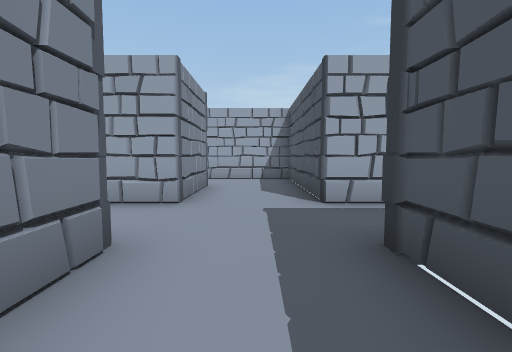
View 1 (above)

23 first-person views from a walk through a Unity game level. The camera is 1.5 m above the floor, tilts 4° down and sees 85° across. The floor is counted in squares, 2 m on a side. Each view is taken from the middle of a square. On the plan, view 1 faces up. The plan holds only what a view shows up to about 10 squares ahead; the rest is blank. Some animated figures are left out. Door leaves are left out, so doorways stand open.

View 2
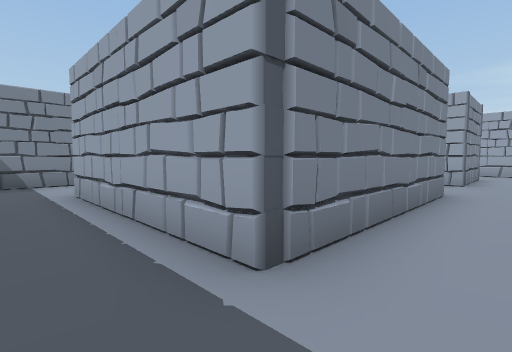

View 3
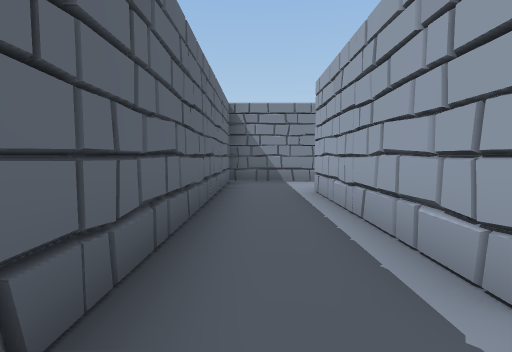

View 4
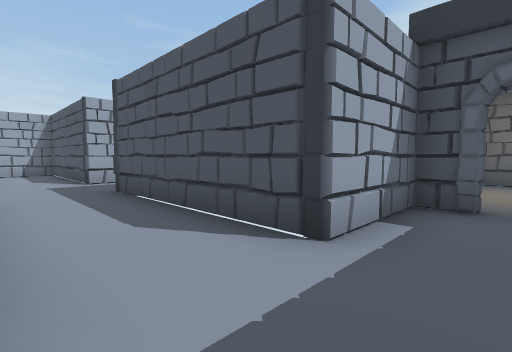

View 5
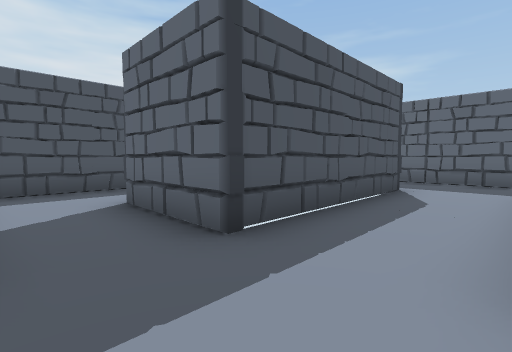

View 6
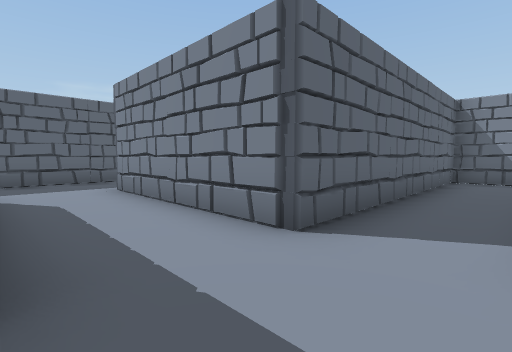

View 7
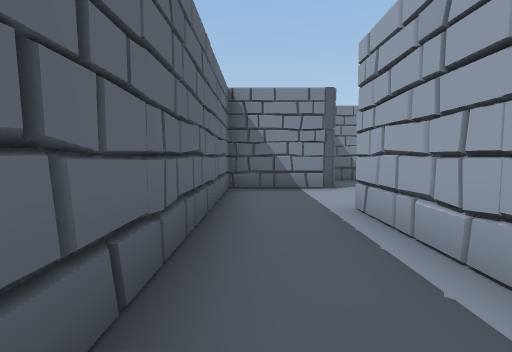

View 8
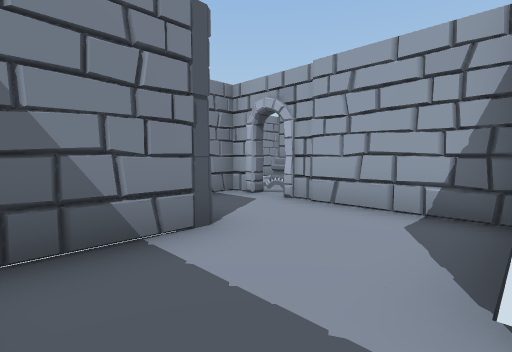

View 9
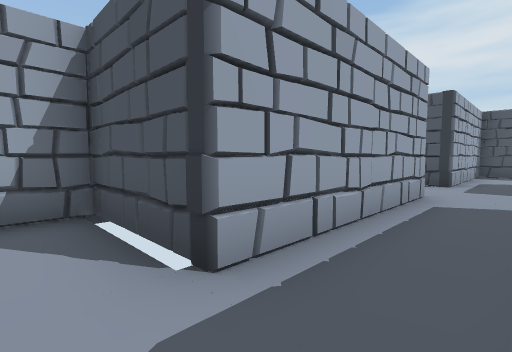

View 10
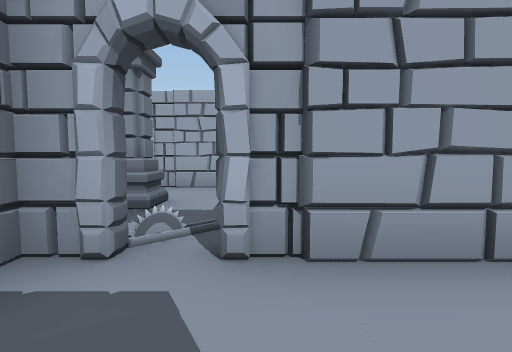

View 11
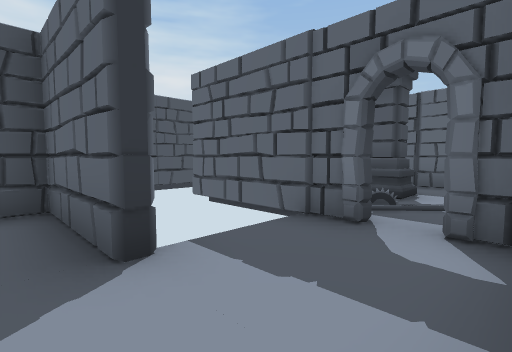

View 12
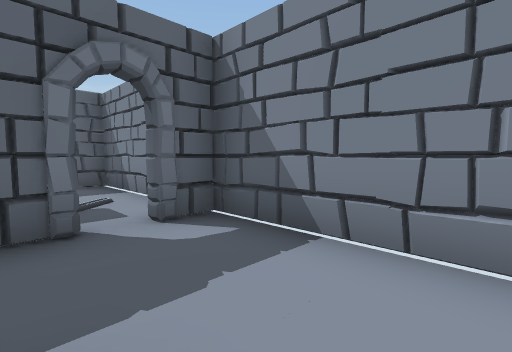

View 13
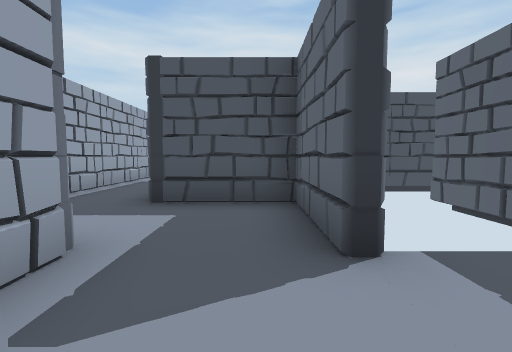

View 14
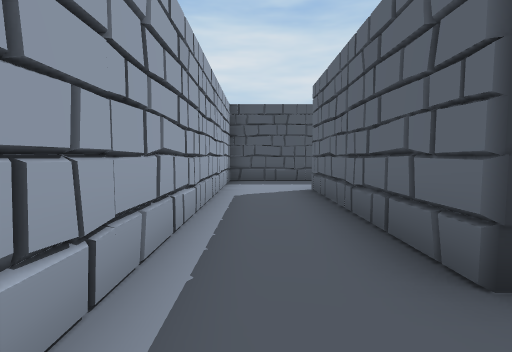

View 15
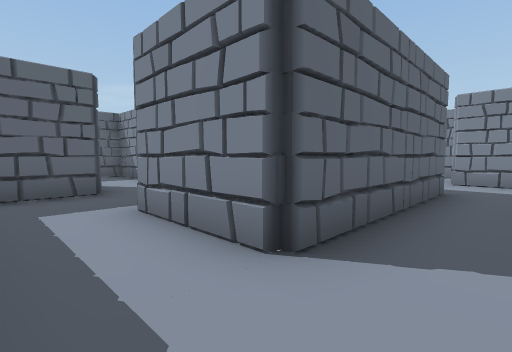

View 16
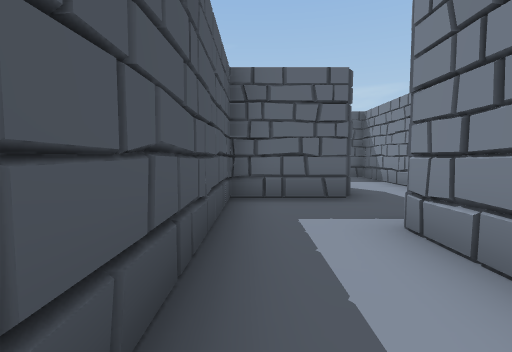

View 17
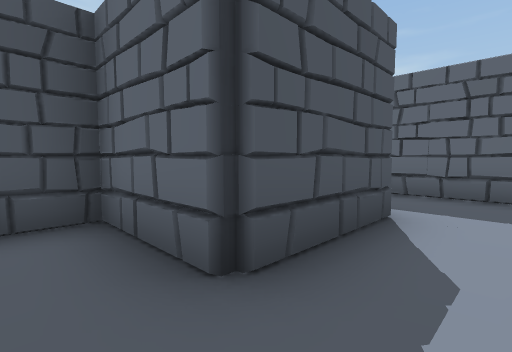

View 18
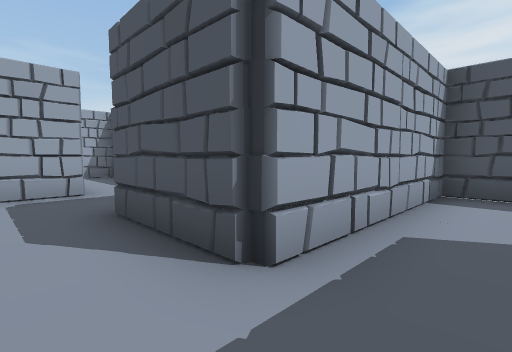

View 19
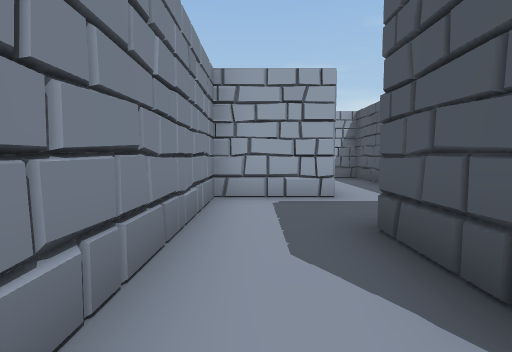

View 20
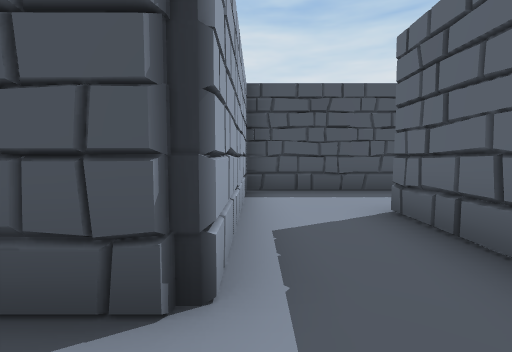

View 21
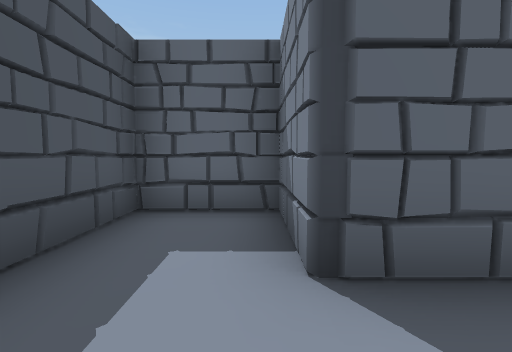

View 22
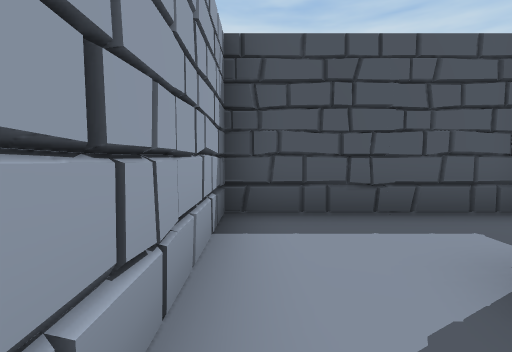

View 23
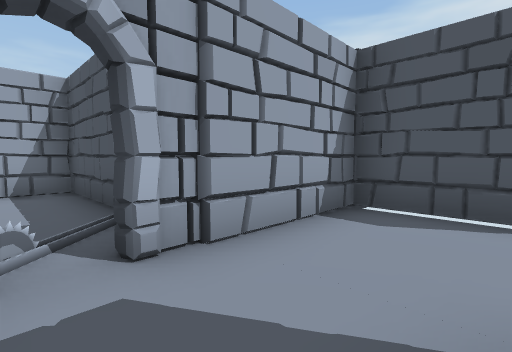

### Floor plan
Points are (right, up) in squares from view 1. A wall is a line through its corners. A room is listed if a view was taken in it or the views show most of it. See-through windows are left out.
Room 1 (views 1, 2, 3, 4, 5, 6, 7, 8, 9, 10, 21, 22, 23)
walls: (-1.2, 2.4) (-1.2, -2.8) (-6, -2.7); (1.3, 4.9) (0.9, 5.2); (-4.8, 4.3) (-5.1, 4.6); (-1.2, 7.2) (-1.2, 4.4) (-6, 4.4) (-6, 7.2); (3.5, -3.5) (3.5, -2.8) (1.1, -2.8) (1.1, 2.4) (3.7, 2.4) (3.7, 0.2) (5.6, 0.2) (5.6, 4.4) (1.1, 4.4) (1.1, 9.2) (-1.6, 9.2); (-5.9, 5.9) (-6.2, 6.3); (-6.1, 6.7) (-6.4, 7.2); (-6, 6.9) (-9.3, 6.9); (-6.4, 6.8) (-6.6, 7.2); (-8.3, -2.2) (-8.3, -4.8) (1.9, -4.8); (-8.5, 4.9) (-8.5, 2.4) (-1.4, 2.4) (-1.2, 2.1); (-10, 6.9) (-10.7, 6.9); (-10.6, 6.5) (-10.9, 6.1); (-10.7, 7.2) (-10.7, 5.4)
ways out: opening at (-2.5, 8.5) to room 4; opening at (3, -4)
Room 2 (views 11, 13)
walls: (-11.6, 12) (-8.2, 12); (-13.3, 16.1) (-13.3, 12) (-12.4, 12)
ways out: opening at (-11, 15.5) to room 3; opening at (-12, 12)
Room 3 (views 12, 14, 15, 16)
walls: (-5.4, 16.9) (-5, 16.6); (-10.7, 17.8) (-10.7, 16.4) (-11.5, 16.4); (-3.8, 12) (-1.5, 12) (-1.5, 18.8) (-9.3, 18.8); (-11, 14.4) (-8.5, 14.4) (-8.5, 16.7) (-3.5, 16.7) (-3.5, 14.1)
ways out: opening at (-11, 15.5) to room 2; opening at (-3, 13) to room 4
Room 4 (views 17, 18, 19, 20)
walls: (-1.6, 9.2) (-3.8, 9.2) (-3.8, 12); (-6, 7.2) (-1.2, 7.2); (-3.5, 14.1) (-5.8, 14.1) (-5.8, 7.2)
ways out: opening at (-2.5, 8.5) to room 1; opening at (-3, 13) to room 3

Where each view was taken, in squares from view 1:
view 1: 0 up, 0 right, facing up
view 2: 4 down, 0 right, facing up-left
view 3: 4 down, 0 right, facing left
view 4: 4 down, 1 left, facing up-right
view 5: 4 up, 1 left, facing down-right
view 6: 4 up, 1 right, facing down-left
view 7: 3 up, 2 left, facing left
view 8: 3 up, 6 left, facing up-left
view 9: 3 up, 7 left, facing up-right
view 10: 5 up, 9 left, facing up
view 11: 15 up, 13 left, facing down-right
view 12: 15 up, 11 left, facing down-left
view 13: 15 up, 13 left, facing right
view 14: 18 up, 10 left, facing right
view 15: 18 up, 2 left, facing down-left
view 16: 17 up, 2 left, facing down
view 17: 13 up, 5 left, facing down-right
view 18: 8 up, 5 left, facing up-right
view 19: 9 up, 5 left, facing up
view 20: 9 up, 5 left, facing right
view 21: 4 up, 4 right, facing down
view 22: 4 up, 2 right, facing right
view 23: 5 up, 10 left, facing up-right
